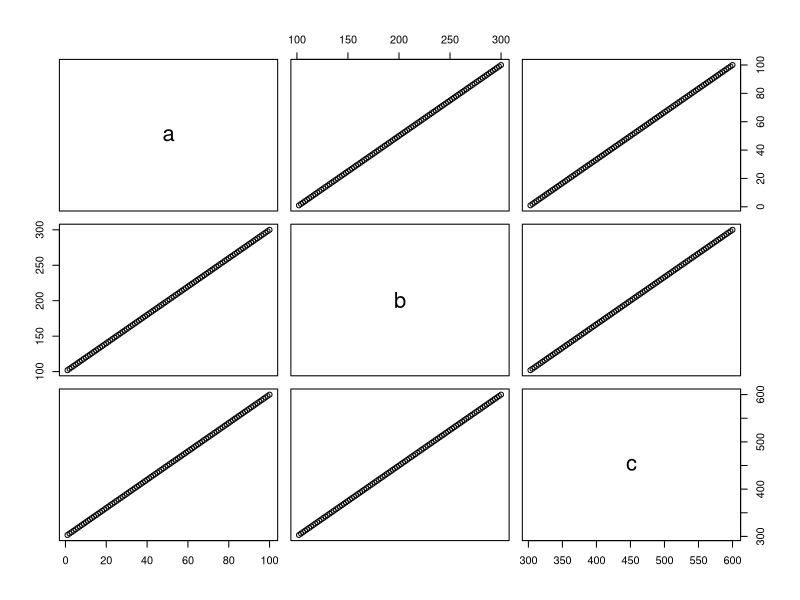

This figure's R source:

x1=seq(from=1, to=100, by=1)
x2=seq(from=101, to=200, by=1)
x3=seq(from=201, to=300, by=1)
t = data.frame(a = x1, b = x1+x2, c = x1+x2+x3)
plot(t)